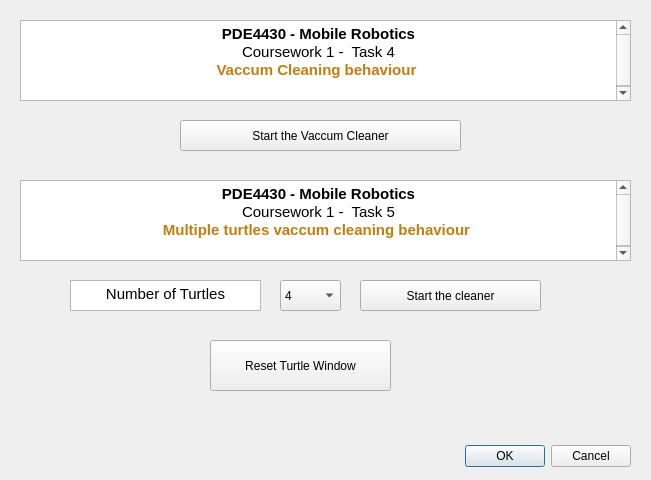
<?xml version="1.0" encoding="UTF-8"?>
<ui version="4.0">
 <class>Dialog</class>
 <widget class="QDialog" name="Dialog">
  <property name="geometry">
   <rect>
    <x>0</x>
    <y>0</y>
    <width>651</width>
    <height>480</height>
   </rect>
  </property>
  <property name="windowTitle">
   <string>Dialog</string>
  </property>
  <widget class="QDialogButtonBox" name="buttonBox">
   <property name="geometry">
    <rect>
     <x>10</x>
     <y>440</y>
     <width>621</width>
     <height>32</height>
    </rect>
   </property>
   <property name="orientation">
    <enum>Qt::Horizontal</enum>
   </property>
   <property name="standardButtons">
    <set>QDialogButtonBox::Cancel|QDialogButtonBox::Ok</set>
   </property>
  </widget>
  <widget class="QTextBrowser" name="textBrowser">
   <property name="geometry">
    <rect>
     <x>20</x>
     <y>20</y>
     <width>611</width>
     <height>81</height>
    </rect>
   </property>
   <property name="html">
    <string>&lt;!DOCTYPE HTML PUBLIC &quot;-//W3C//DTD HTML 4.0//EN&quot; &quot;http://www.w3.org/TR/REC-html40/strict.dtd&quot;&gt;
&lt;html&gt;&lt;head&gt;&lt;meta name=&quot;qrichtext&quot; content=&quot;1&quot; /&gt;&lt;style type=&quot;text/css&quot;&gt;
p, li { white-space: pre-wrap; }
&lt;/style&gt;&lt;/head&gt;&lt;body style=&quot; font-family:'Ubuntu'; font-size:11pt; font-weight:400; font-style:normal;&quot;&gt;
&lt;p align=&quot;center&quot; style=&quot; margin-top:0px; margin-bottom:0px; margin-left:0px; margin-right:0px; -qt-block-indent:0; text-indent:0px;&quot;&gt;&lt;span style=&quot; font-weight:600;&quot;&gt;PDE4430 - Mobile Robotics&lt;/span&gt;&lt;/p&gt;
&lt;p align=&quot;center&quot; style=&quot; margin-top:0px; margin-bottom:0px; margin-left:0px; margin-right:0px; -qt-block-indent:0; text-indent:0px;&quot;&gt;Coursework 1 -  Task 4&lt;/p&gt;
&lt;p align=&quot;center&quot; style=&quot; margin-top:0px; margin-bottom:0px; margin-left:0px; margin-right:0px; -qt-block-indent:0; text-indent:0px;&quot;&gt;&lt;span style=&quot; font-weight:600; color:#c17d11;&quot;&gt;Vaccum Cleaning behaviour &lt;/span&gt;&lt;/p&gt;
&lt;p style=&quot;-qt-paragraph-type:empty; margin-top:0px; margin-bottom:0px; margin-left:0px; margin-right:0px; -qt-block-indent:0; text-indent:0px;&quot;&gt;&lt;br /&gt;&lt;/p&gt;&lt;/body&gt;&lt;/html&gt;</string>
   </property>
  </widget>
  <widget class="QPushButton" name="Start_the_1_cleaner">
   <property name="geometry">
    <rect>
     <x>180</x>
     <y>120</y>
     <width>281</width>
     <height>31</height>
    </rect>
   </property>
   <property name="text">
    <string>Start the Vaccum Cleaner</string>
   </property>
  </widget>
  <widget class="QTextBrowser" name="textBrowser_2">
   <property name="geometry">
    <rect>
     <x>20</x>
     <y>180</y>
     <width>611</width>
     <height>81</height>
    </rect>
   </property>
   <property name="html">
    <string>&lt;!DOCTYPE HTML PUBLIC &quot;-//W3C//DTD HTML 4.0//EN&quot; &quot;http://www.w3.org/TR/REC-html40/strict.dtd&quot;&gt;
&lt;html&gt;&lt;head&gt;&lt;meta name=&quot;qrichtext&quot; content=&quot;1&quot; /&gt;&lt;style type=&quot;text/css&quot;&gt;
p, li { white-space: pre-wrap; }
&lt;/style&gt;&lt;/head&gt;&lt;body style=&quot; font-family:'Ubuntu'; font-size:11pt; font-weight:400; font-style:normal;&quot;&gt;
&lt;p align=&quot;center&quot; style=&quot; margin-top:0px; margin-bottom:0px; margin-left:0px; margin-right:0px; -qt-block-indent:0; text-indent:0px;&quot;&gt;&lt;span style=&quot; font-weight:600;&quot;&gt;PDE4430 - Mobile Robotics&lt;/span&gt;&lt;/p&gt;
&lt;p align=&quot;center&quot; style=&quot; margin-top:0px; margin-bottom:0px; margin-left:0px; margin-right:0px; -qt-block-indent:0; text-indent:0px;&quot;&gt;Coursework 1 -  Task 5&lt;/p&gt;
&lt;p align=&quot;center&quot; style=&quot; margin-top:0px; margin-bottom:0px; margin-left:0px; margin-right:0px; -qt-block-indent:0; text-indent:0px;&quot;&gt;&lt;span style=&quot; font-weight:600; color:#c17d11;&quot;&gt;Multiple turtles vaccum cleaning behaviour &lt;/span&gt;&lt;/p&gt;
&lt;p style=&quot;-qt-paragraph-type:empty; margin-top:0px; margin-bottom:0px; margin-left:0px; margin-right:0px; -qt-block-indent:0; text-indent:0px;&quot;&gt;&lt;br /&gt;&lt;/p&gt;&lt;/body&gt;&lt;/html&gt;</string>
   </property>
  </widget>
  <widget class="QComboBox" name="comboBox">
   <property name="geometry">
    <rect>
     <x>280</x>
     <y>280</y>
     <width>61</width>
     <height>31</height>
    </rect>
   </property>
   <item>
    <property name="text">
     <string>4</string>
    </property>
   </item>
   <item>
    <property name="text">
     <string>5</string>
    </property>
   </item>
   <item>
    <property name="text">
     <string>11</string>
    </property>
   </item>
  </widget>
  <widget class="QTextBrowser" name="textBrowser_5">
   <property name="geometry">
    <rect>
     <x>70</x>
     <y>280</y>
     <width>191</width>
     <height>31</height>
    </rect>
   </property>
   <property name="html">
    <string>&lt;!DOCTYPE HTML PUBLIC &quot;-//W3C//DTD HTML 4.0//EN&quot; &quot;http://www.w3.org/TR/REC-html40/strict.dtd&quot;&gt;
&lt;html&gt;&lt;head&gt;&lt;meta name=&quot;qrichtext&quot; content=&quot;1&quot; /&gt;&lt;style type=&quot;text/css&quot;&gt;
p, li { white-space: pre-wrap; }
&lt;/style&gt;&lt;/head&gt;&lt;body style=&quot; font-family:'Ubuntu'; font-size:11pt; font-weight:400; font-style:normal;&quot;&gt;
&lt;p align=&quot;center&quot; style=&quot; margin-top:0px; margin-bottom:0px; margin-left:0px; margin-right:0px; -qt-block-indent:0; text-indent:0px;&quot;&gt;Number of Turtles&lt;/p&gt;&lt;/body&gt;&lt;/html&gt;</string>
   </property>
  </widget>
  <widget class="QPushButton" name="pushButton_5">
   <property name="geometry">
    <rect>
     <x>210</x>
     <y>340</y>
     <width>181</width>
     <height>51</height>
    </rect>
   </property>
   <property name="text">
    <string>Reset Turtle Window</string>
   </property>
  </widget>
  <widget class="QPushButton" name="pushButton_3">
   <property name="geometry">
    <rect>
     <x>360</x>
     <y>280</y>
     <width>181</width>
     <height>31</height>
    </rect>
   </property>
   <property name="text">
    <string>Start the cleaner</string>
   </property>
  </widget>
 </widget>
 <resources/>
 <connections>
  <connection>
   <sender>buttonBox</sender>
   <signal>accepted()</signal>
   <receiver>Dialog</receiver>
   <slot>accept()</slot>
   <hints>
    <hint type="sourcelabel">
     <x>248</x>
     <y>254</y>
    </hint>
    <hint type="destinationlabel">
     <x>157</x>
     <y>274</y>
    </hint>
   </hints>
  </connection>
  <connection>
   <sender>buttonBox</sender>
   <signal>rejected()</signal>
   <receiver>Dialog</receiver>
   <slot>reject()</slot>
   <hints>
    <hint type="sourcelabel">
     <x>316</x>
     <y>260</y>
    </hint>
    <hint type="destinationlabel">
     <x>286</x>
     <y>274</y>
    </hint>
   </hints>
  </connection>
 </connections>
</ui>
